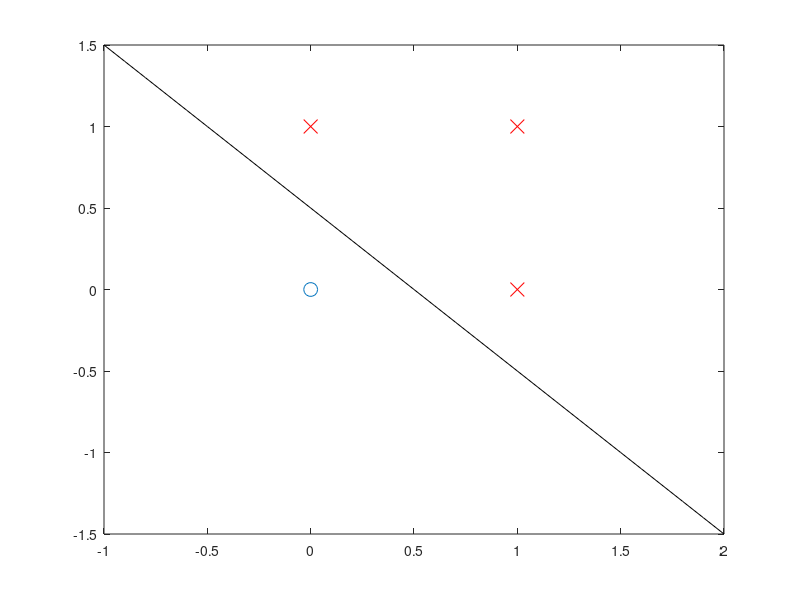

The MATLAB script that drew this image:
function plot_or_gate()
  x = [-1:0.1:2];
  y = 0.5 - x;
  tx = [0 1 1];
  ty = [1 0 1];
  fx = [0];
  fy = [0];
  plot(fx, fy, 'o', 'markersize', 10, tx, ty, 'x', 'color', 'r', 'markersize', 10, x, y, 'color', 'k');
endfunction